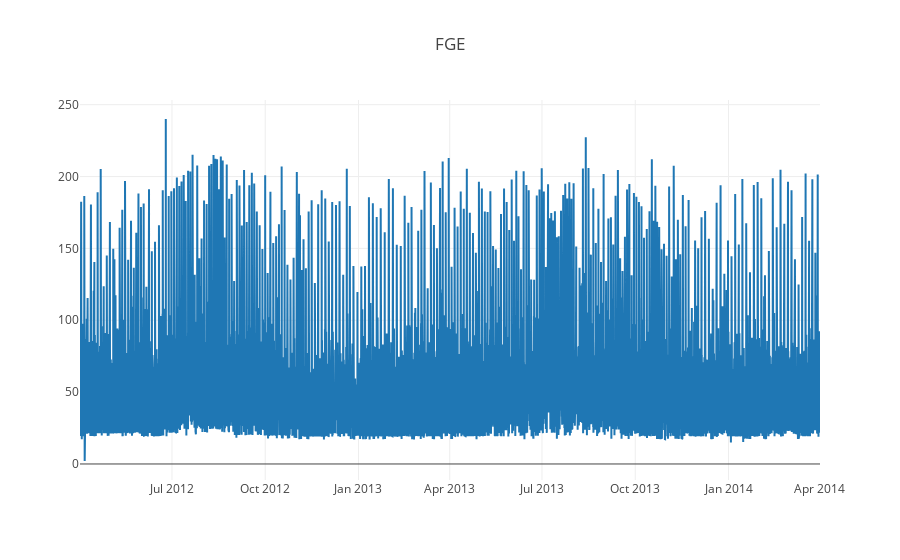

The notebook cell this image was saved under:
### Markdown cell above
## Analysis
***

### Code cell
plotly.offline.init_notebook_mode(connected=True)
electricity_data, appliances= read_electricity_p(appliances = ['FGE'])


date = electricity_data.index.values
appliance_consumption = {}
appliance_traces ={}

for appliance in appliances:
    appliance_consumption[appliance] = electricity_data[appliance].values



for appliance in appliances:
    appliance_traces[appliance] = go.Scatter(
                                x = date,
                                y = appliance_consumption[appliance],
                                mode = 'lines',
                                name = 'lines')


for appliance in appliances:
    layout = go.Layout(title = appliance)
    fig = go.Figure(data=[appliance_traces[appliance]], layout=layout)
    plotly.offline.iplot(fig,filename = 'styling_names')

### Figure 1 — Plotly figure (JSON) as saved in the notebook; plotly's stock layout.template omitted (floating-point values rounded to 4 significant figures; data arrays with more than 128 entries replaced by an {"elided": "..."} marker saying what was removed)
{"data": [{"mode": "lines", "name": "lines", "type": "scatter", "x": {"elided": "17520 str values"}, "y": {"elided": "17520 float values"}}], "layout": {"title": "FGE"}}
